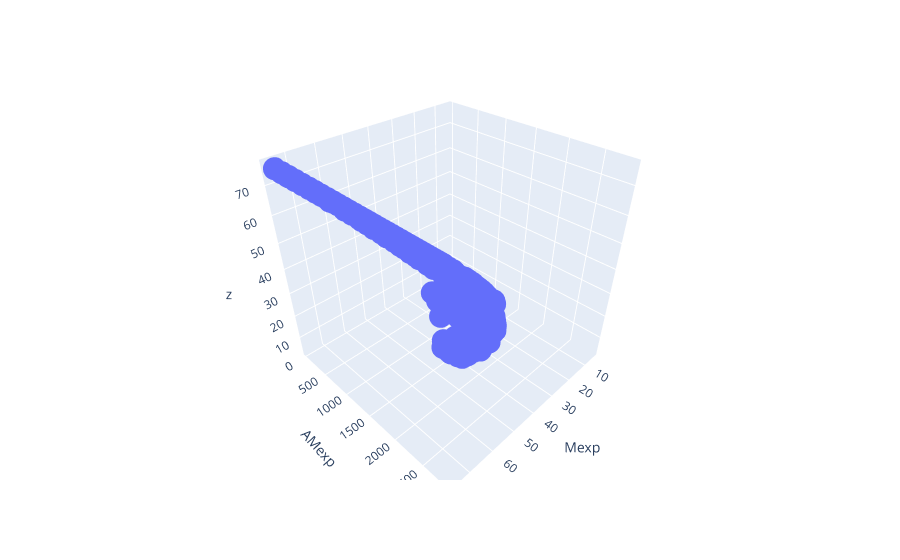

The code cell stored with this chart in its notebook:
### Code cell
# plotting data
mask = (data['abh'] < 1)#.125) & (data['abh'] > .115)
data[y] = (data['AMexp'] / data['Mexp'] / msun / 1e14).astype(float)
px.scatter_3d(data[mask], x='Mexp', y='AMexp', z = data[mask][z])

### Figure 1 — Plotly figure (JSON) as saved in the notebook; plotly's stock layout.template omitted (floating-point values rounded to 4 significant figures; data arrays with more than 128 entries replaced by an {"elided": "..."} marker saying what was removed)
{"data": [{"hovertemplate": "Mexp=%{x}<br>AMexp=%{y}<br>z=%{z}<extra></extra>", "legendgroup": "", "marker": {"color": "#636efa", "symbol": "circle"}, "mode": "markers", "name": "", "scene": "scene", "showlegend": false, "type": "scatter3d", "x": {"elided": "829 float values"}, "y": {"elided": "829 float values"}, "z": {"elided": "829 float values"}}], "layout": {"legend": {"tracegroupgap": 0}, "margin": {"t": 60}, "scene": {"domain": {"x": [0, 1], "y": [0, 1]}, "xaxis": {"title": {"text": "Mexp"}}, "yaxis": {"title": {"text": "AMexp"}}, "zaxis": {"title": {"text": "z"}}}}}
